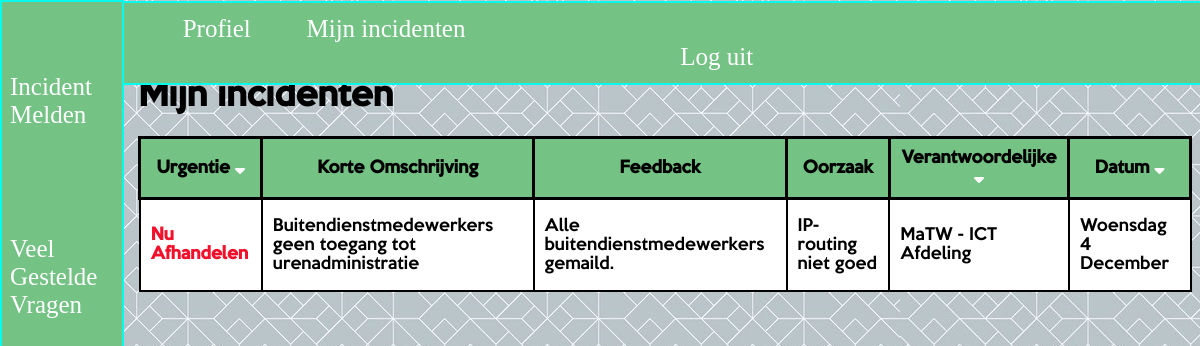
The app's page /php/mijnincidenten.php (signed in) with its own data.
### tables this page shows
CREATE TABLE `incident` (
  `incidentID` int(11) NOT NULL,
  `statusID` int(11) DEFAULT NULL,
  `description` varchar(255) DEFAULT NULL,
  `shortDescription` varchar(255) DEFAULT NULL,
  `impact` int(3) DEFAULT NULL,
  `time` int(4) DEFAULT NULL,
  `responsibleID` int(11) DEFAULT NULL,
  `cause` varchar(255) DEFAULT NULL,
  `solution` varchar(255) DEFAULT NULL,
  `feedback` varchar(255) DEFAULT NULL,
  `date` timestamp NULL DEFAULT CURRENT_TIMESTAMP,
  `type` int(3) DEFAULT NULL
);

CREATE TABLE `responsible` (
  `responsibleID` int(11) NOT NULL,
  `responsibleName` varchar(50) DEFAULT NULL
);

### php/mijnincidenten.php (the view, shortened to what this page needs)
<?php
$data = $_SESSION['user'];
$servername = "localhost";
$username = "root";
$password = "";
$dbname = "twente";
$conn = mysqli_connect($servername, $username, $password, $dbname);
$sql = "SELECT status.urgency, incident.shortDescription, incident.feedback, incident.cause, responsible.responsibleName,
 DAYNAME(incident.date), MONTHNAME(incident.date), DAY(incident.date) FROM incident INNER JOIN status ON status.statusID = incident.statusID
 INNER JOIN user2incident ON incident.incidentID = user2incident.incidentID INNER JOIN responsible ON responsible.responsibleID = incident.responsibleID
 WHERE user2incident.userID  = $data[7]";
$result = mysqli_query($conn,$sql);
?>
<!doctype html>
<html lang="nl">
<?php include('../include/header.php');?>
<body>
	<?php
if($data[6] == 2){
  include('../include/navigatiebeheerder.php');
}
elseif($data[6] == 3){
  include('../include/navigatiedirectie.php');
}
else{
  include('../include/navigatie.php');
}
?>
	<div class=table>
        <h1> Mijn incidenten </h1>
        <?php if(mysqli_num_rows($result) == 0){
          echo "";
        }
        else{ echo"
	<table class='incidenten' name='incidenten'>
	<tr>
	  <th> Urgentie <a href='mijnincidenten.php?sort=urgency'><i class='fas fa-sort-down'></a></th>
		<th> Korte Omschrijving</th>
		<th> Feedback</th>
		<th> Oorzaak</th>
    <th> Verantwoordelijke <a href='mijnincidenten.php?sort=responsible'><i class='fas fa-sort-down'></a></th>
   <th> Datum <a href='mijnincidenten.php?sort=date'><i class='fas fa-sort-down'></a></th>
	</tr>";
}
  ?>
	<?php
  if (mysqli_num_rows($result) >= 1){
        while($row = mysqli_fetch_assoc($result)){
          if (is_null($row['feedback'])){
	           $feedback = "N.V.T";
           }else{
	           $feedback = $row["feedback"];
            }
            if (is_null($row['cause'])){
               $cause = "N.V.T";
             }else{
              $cause = $row["cause"];
              }
            $day = "";
            if ($row["DAYNAME(incident.date)"] == "Monday"){
              $day = "Maandag";
            }
            elseif ($row["DAYNAME(incident.date)"] == "Tuesday") {
              $day = "Dinsdag";
            } elseif ($row["DAYNAME(incident.date)"] == "Wednesday") {
                $day = "Woensdag";
            } elseif ($row["DAYNAME(incident.date)"] == "Thursday") {
                $day = "Donderdag";
            } elseif($row["DAYNAME(incident.date)"] == "Friday") {
                $day = "Vrijdag";
            } elseif ($row["DAYNAME(incident.date)"] == "Saturday") {
                $day = "Zaterdag";
            } elseif($row["DAYNAME(incident.date)"] == "Sunday") {
                $day = "Zondag";
            };
          $urgency = $row["urgency"];
          echo "<tr><td>";
              if ($urgency == 1) {
              echo "<p class='nuAfhandelen' >Nu Afhandelen</p>";
              } elseif ($urgency == 2) {
              echo "<p class='urgent'> Urgent</p>";
              } elseif ($urgency == 3) {
               echo "<p class='afhandelen'> Afhandelen</p>";
              } elseif ($urgency == 4) {
              echo "<p class='wacht'>Wacht</p>";
              } elseif ($urgency == 5) {
                echo "<p class='geen'>Geen</p>";
              }elseif ($urgency == 6) {
                echo "<p class='nttw'>Nog toe te wijzen</p>";
              }elseif ($urgency == 6) {
                echo "<p class='fout'>Nog toe te wijzen</p>";
              }"</td>";
        echo"<td>".$row["shortDescription"]."</td>
	           <td>".$feedback."</td>
              <td>".$cause."</td>
              <td>".$row["responsibleName"]."</td>
              <td>".$day." ".$row["DAY(incident.date)"]." ".$row["MONTHNAME(incident.date)"]."</td>
      			 </tr>";
	  }
	}
	else{
	  echo "<h1 class='meldingerror'> U heeft geen gemelde incidenten. </p>";
	}
	?>
</table>
</div>
	</body>
</html>

### css/style.css (style rules this page uses)
html { font-family:KeepCalm; height:100%; width:100%; background:#f9f9f9; background-image: url("background.jpg"); }
div.table { margin-left:11%; margin-bottom: 5%; padding-top: 4%; }
table.incidenten { border: 1px solid black; color: black; width: 100%; border-collapse: collapse; }
th { border: 3px solid black; padding: 10px; background-color:#74c385; }
td { border: 2px solid black; padding: 10px; }
tr:nth-child(even) { background: #ffffff; font-weight:none; }
tr:nth-child(odd) { background: #e0e0e0; font-weight:none; }
i.fas.fa-sort-down { color:white; }
p.nuAfhandelen { color:#f3102b; font-weight:bold; }
a:link { color: blue; }

### records on screen
incident: shortDescription "Buitendienstmedewerkers geen toegang tot urenadministratie", feedback "Alle buitendienstmedewerkers gemaild.", cause "IP-routing niet goed", responsibleID.responsibleName "MaTW - ICT Afdeling", day "Woensdag", DAY "4", MONTHNAME "December"
